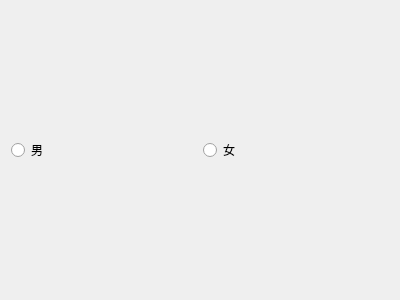
<?xml version="1.0" encoding="UTF-8"?>
<ui version="4.0">
 <class>Form</class>
 <widget class="QWidget" name="Form">
  <property name="geometry">
   <rect>
    <x>0</x>
    <y>0</y>
    <width>400</width>
    <height>300</height>
   </rect>
  </property>
  <property name="windowTitle">
   <string>Form</string>
  </property>
  <layout class="QHBoxLayout" name="horizontalLayout">
   <item>
    <widget class="QRadioButton" name="btn_male">
     <property name="text">
      <string>男</string>
     </property>
     <attribute name="buttonGroup">
      <string notr="true">buttonGroup</string>
     </attribute>
    </widget>
   </item>
   <item>
    <widget class="QRadioButton" name="btn_female">
     <property name="text">
      <string>女</string>
     </property>
     <attribute name="buttonGroup">
      <string notr="true">buttonGroup</string>
     </attribute>
    </widget>
   </item>
  </layout>
 </widget>
 <resources/>
 <connections/>
 <buttongroups>
  <buttongroup name="buttonGroup"/>
 </buttongroups>
</ui>
